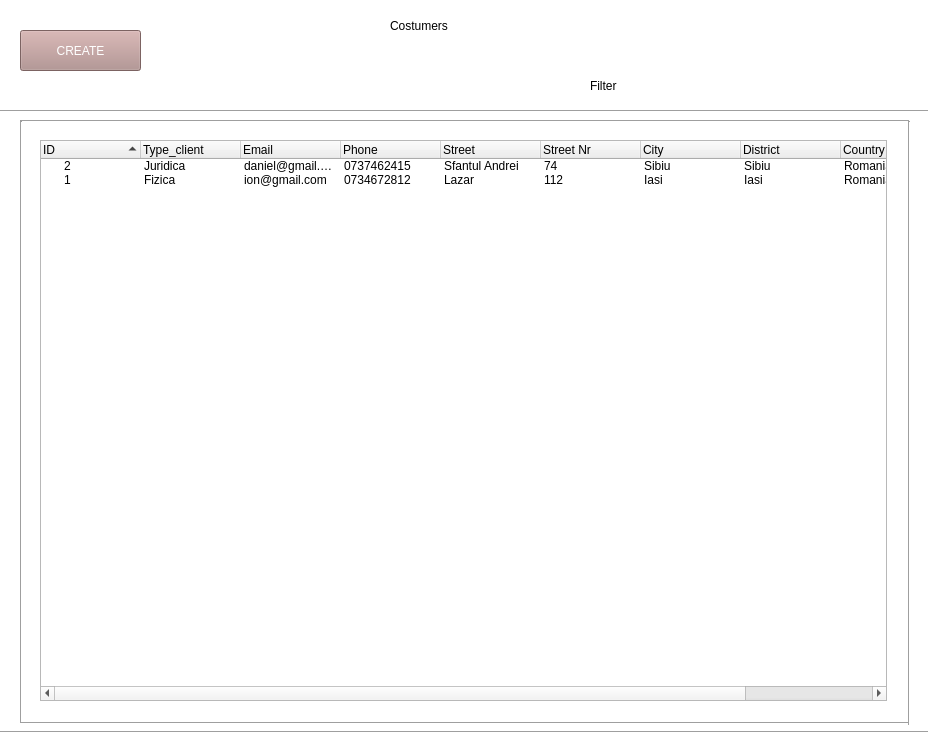
<?xml version="1.0" encoding="UTF-8"?>
<ui version="4.0">
 <class>Form</class>
 <widget class="QWidget" name="Form">
  <property name="geometry">
   <rect>
    <x>0</x>
    <y>0</y>
    <width>928</width>
    <height>754</height>
   </rect>
  </property>
  <property name="sizePolicy">
   <sizepolicy hsizetype="Expanding" vsizetype="Expanding">
    <horstretch>0</horstretch>
    <verstretch>0</verstretch>
   </sizepolicy>
  </property>
  <property name="windowTitle">
   <string>Form</string>
  </property>
  <widget class="QWidget" name="gridLayoutWidget">
   <property name="geometry">
    <rect>
     <x>70</x>
     <y>145</y>
     <width>781</width>
     <height>551</height>
    </rect>
   </property>
   <layout class="QGridLayout" name="kanban">
    <property name="sizeConstraint">
     <enum>QLayout::SetNoConstraint</enum>
    </property>
   </layout>
  </widget>
  <widget class="QLabel" name="background_color">
   <property name="geometry">
    <rect>
     <x>0</x>
     <y>0</y>
     <width>931</width>
     <height>754</height>
    </rect>
   </property>
   <property name="sizePolicy">
    <sizepolicy hsizetype="Expanding" vsizetype="Expanding">
     <horstretch>1</horstretch>
     <verstretch>1</verstretch>
    </sizepolicy>
   </property>
   <property name="styleSheet">
    <string notr="true">background-color: rgb(246, 247, 250);</string>
   </property>
   <property name="text">
    <string/>
   </property>
  </widget>
  <widget class="QPushButton" name="create_customer">
   <property name="geometry">
    <rect>
     <x>20</x>
     <y>30</y>
     <width>121</width>
     <height>41</height>
    </rect>
   </property>
   <property name="sizePolicy">
    <sizepolicy hsizetype="Expanding" vsizetype="Expanding">
     <horstretch>0</horstretch>
     <verstretch>0</verstretch>
    </sizepolicy>
   </property>
   <property name="styleSheet">
    <string notr="true">background-color: rgb(174, 139, 137);
color: rgb(255, 255, 255);
font: 75 14pt &quot;MS Shell Dlg 2&quot;;</string>
   </property>
   <property name="text">
    <string>CREATE</string>
   </property>
  </widget>
  <widget class="Line" name="line">
   <property name="geometry">
    <rect>
     <x>20</x>
     <y>120</y>
     <width>889</width>
     <height>3</height>
    </rect>
   </property>
   <property name="orientation">
    <enum>Qt::Horizontal</enum>
   </property>
  </widget>
  <widget class="Line" name="line_2">
   <property name="geometry">
    <rect>
     <x>20</x>
     <y>121</y>
     <width>3</width>
     <height>602</height>
    </rect>
   </property>
   <property name="orientation">
    <enum>Qt::Vertical</enum>
   </property>
  </widget>
  <widget class="Line" name="line_3">
   <property name="geometry">
    <rect>
     <x>20</x>
     <y>722</y>
     <width>889</width>
     <height>3</height>
    </rect>
   </property>
   <property name="orientation">
    <enum>Qt::Horizontal</enum>
   </property>
  </widget>
  <widget class="Line" name="line_4">
   <property name="geometry">
    <rect>
     <x>908</x>
     <y>121</y>
     <width>3</width>
     <height>604</height>
    </rect>
   </property>
   <property name="orientation">
    <enum>Qt::Vertical</enum>
   </property>
  </widget>
  <widget class="Line" name="line_5">
   <property name="geometry">
    <rect>
     <x>0</x>
     <y>110</y>
     <width>1000</width>
     <height>3</height>
    </rect>
   </property>
   <property name="orientation">
    <enum>Qt::Horizontal</enum>
   </property>
  </widget>
  <widget class="Line" name="line_6">
   <property name="geometry">
    <rect>
     <x>-30</x>
     <y>731</y>
     <width>1000</width>
     <height>3</height>
    </rect>
   </property>
   <property name="orientation">
    <enum>Qt::Horizontal</enum>
   </property>
  </widget>
  <widget class="QLabel" name="antet_color">
   <property name="geometry">
    <rect>
     <x>0</x>
     <y>0</y>
     <width>931</width>
     <height>756</height>
    </rect>
   </property>
   <property name="sizePolicy">
    <sizepolicy hsizetype="Expanding" vsizetype="Expanding">
     <horstretch>0</horstretch>
     <verstretch>0</verstretch>
    </sizepolicy>
   </property>
   <property name="styleSheet">
    <string notr="true">background-color: rgb(255, 255, 255);</string>
   </property>
   <property name="text">
    <string/>
   </property>
  </widget>
  <widget class="QLabel" name="label">
   <property name="geometry">
    <rect>
     <x>390</x>
     <y>10</y>
     <width>121</width>
     <height>31</height>
    </rect>
   </property>
   <property name="styleSheet">
    <string notr="true">font: 63 14pt &quot;Lucida Bright&quot;;</string>
   </property>
   <property name="text">
    <string>Costumers</string>
   </property>
  </widget>
  <widget class="QLabel" name="label_3">
   <property name="geometry">
    <rect>
     <x>590</x>
     <y>70</y>
     <width>51</width>
     <height>31</height>
    </rect>
   </property>
   <property name="styleSheet">
    <string notr="true">font: 63 12pt &quot;Lucida Bright&quot;;</string>
   </property>
   <property name="text">
    <string>Filter</string>
   </property>
  </widget>
  <widget class="QLabel" name="list_deselect">
   <property name="geometry">
    <rect>
     <x>839</x>
     <y>60</y>
     <width>31</width>
     <height>31</height>
    </rect>
   </property>
   <property name="styleSheet">
    <string notr="true">font: 63 12pt &quot;Lucida Bright&quot;;</string>
   </property>
   <property name="text">
    <string/>
   </property>
   <property name="pixmap">
    <pixmap>C:/Users/Daniel/Desktop/odoo/icon_lista.png</pixmap>
   </property>
  </widget>
  <widget class="QLabel" name="kanban_deselect">
   <property name="geometry">
    <rect>
     <x>870</x>
     <y>60</y>
     <width>31</width>
     <height>31</height>
    </rect>
   </property>
   <property name="styleSheet">
    <string notr="true">font: 63 12pt &quot;Lucida Bright&quot;;</string>
   </property>
   <property name="text">
    <string/>
   </property>
   <property name="pixmap">
    <pixmap>C:/Users/Daniel/Desktop/odoo/kanbank_ne_select.png</pixmap>
   </property>
  </widget>
  <widget class="QLabel" name="kanban_select">
   <property name="geometry">
    <rect>
     <x>870</x>
     <y>60</y>
     <width>31</width>
     <height>31</height>
    </rect>
   </property>
   <property name="styleSheet">
    <string notr="true">font: 63 12pt &quot;Lucida Bright&quot;;</string>
   </property>
   <property name="text">
    <string/>
   </property>
   <property name="pixmap">
    <pixmap>C:/Users/Daniel/Desktop/odoo/kanban_select.png</pixmap>
   </property>
  </widget>
  <widget class="QLabel" name="list_select">
   <property name="geometry">
    <rect>
     <x>839</x>
     <y>60</y>
     <width>31</width>
     <height>31</height>
    </rect>
   </property>
   <property name="styleSheet">
    <string notr="true">font: 63 12pt &quot;Lucida Bright&quot;;</string>
   </property>
   <property name="text">
    <string/>
   </property>
   <property name="pixmap">
    <pixmap>C:/Users/Daniel/Desktop/odoo/list_select.png</pixmap>
   </property>
  </widget>
  <widget class="QLabel" name="kanban_bg_color_3">
   <property name="geometry">
    <rect>
     <x>20</x>
     <y>120</y>
     <width>887</width>
     <height>601</height>
    </rect>
   </property>
   <property name="sizePolicy">
    <sizepolicy hsizetype="Expanding" vsizetype="Expanding">
     <horstretch>0</horstretch>
     <verstretch>0</verstretch>
    </sizepolicy>
   </property>
   <property name="sizeIncrement">
    <size>
     <width>0</width>
     <height>0</height>
    </size>
   </property>
   <property name="styleSheet">
    <string notr="true">background-color: rgb(255, 255, 255);</string>
   </property>
   <property name="text">
    <string/>
   </property>
  </widget>
  <widget class="QTreeWidget" name="tree_view_widget_client">
   <property name="geometry">
    <rect>
     <x>40</x>
     <y>140</y>
     <width>847</width>
     <height>561</height>
    </rect>
   </property>
   <property name="layoutDirection">
    <enum>Qt::LeftToRight</enum>
   </property>
   <property name="sizeAdjustPolicy">
    <enum>QAbstractScrollArea::AdjustToContents</enum>
   </property>
   <property name="autoScrollMargin">
    <number>16</number>
   </property>
   <property name="alternatingRowColors">
    <bool>false</bool>
   </property>
   <property name="sortingEnabled">
    <bool>true</bool>
   </property>
   <property name="animated">
    <bool>true</bool>
   </property>
   <attribute name="headerVisible">
    <bool>true</bool>
   </attribute>
   <attribute name="headerCascadingSectionResizes">
    <bool>false</bool>
   </attribute>
   <attribute name="headerHighlightSections">
    <bool>false</bool>
   </attribute>
   <attribute name="headerShowSortIndicator" stdset="0">
    <bool>true</bool>
   </attribute>
   <column>
    <property name="text">
     <string>ID</string>
    </property>
   </column>
   <column>
    <property name="text">
     <string>Type_client</string>
    </property>
   </column>
   <column>
    <property name="text">
     <string>Email</string>
    </property>
   </column>
   <column>
    <property name="text">
     <string>Phone</string>
    </property>
   </column>
   <column>
    <property name="text">
     <string>Street</string>
    </property>
   </column>
   <column>
    <property name="text">
     <string>Street Nr</string>
    </property>
   </column>
   <column>
    <property name="text">
     <string>City</string>
    </property>
   </column>
   <column>
    <property name="text">
     <string>District</string>
    </property>
   </column>
   <column>
    <property name="text">
     <string>Country</string>
    </property>
   </column>
   <column>
    <property name="text">
     <string>Web Site</string>
    </property>
   </column>
   <item>
    <property name="text">
     <string>2</string>
    </property>
    <property name="text">
     <string>Juridica</string>
    </property>
    <property name="text">
     <string>daniel@gmail.com</string>
    </property>
    <property name="text">
     <string>0737462415</string>
    </property>
    <property name="text">
     <string>Sfantul Andrei</string>
    </property>
    <property name="text">
     <string>74</string>
    </property>
    <property name="text">
     <string>Sibiu</string>
    </property>
    <property name="text">
     <string>Sibiu</string>
    </property>
    <property name="text">
     <string>Romania</string>
    </property>
   </item>
   <item>
    <property name="text">
     <string>1</string>
    </property>
    <property name="text">
     <string>Fizica</string>
    </property>
    <property name="text">
     <string>ion@gmail.com</string>
    </property>
    <property name="text">
     <string>0734672812</string>
    </property>
    <property name="text">
     <string>Lazar</string>
    </property>
    <property name="text">
     <string>112</string>
    </property>
    <property name="text">
     <string>Iasi</string>
    </property>
    <property name="text">
     <string>Iasi</string>
    </property>
    <property name="text">
     <string>Romania</string>
    </property>
    <property name="text">
     <string/>
    </property>
   </item>
  </widget>
  <zorder>background_color</zorder>
  <zorder>kanban_bg_color_3</zorder>
  <zorder>antet_color</zorder>
  <zorder>gridLayoutWidget</zorder>
  <zorder>create_customer</zorder>
  <zorder>line</zorder>
  <zorder>line_2</zorder>
  <zorder>line_3</zorder>
  <zorder>line_4</zorder>
  <zorder>line_5</zorder>
  <zorder>line_6</zorder>
  <zorder>label</zorder>
  <zorder>label_3</zorder>
  <zorder>list_deselect</zorder>
  <zorder>kanban_deselect</zorder>
  <zorder>kanban_select</zorder>
  <zorder>list_select</zorder>
  <zorder>tree_view_widget_client</zorder>
 </widget>
 <resources/>
 <connections/>
</ui>
